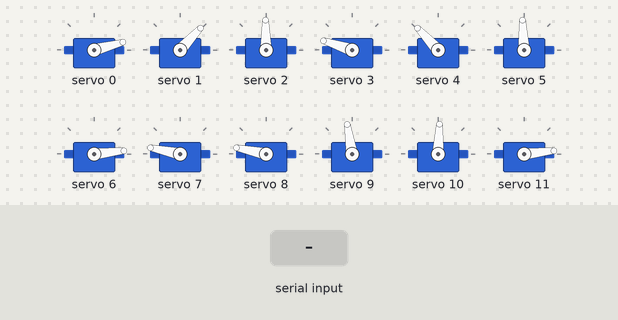
A sketch run on a simulated ESP32. Parts: 12 × servo. Inputs (shaded band) come from the test bench. Nothing arrives over Bluetooth unless stated; what the sketch prints to the serial monitor is not drawn.

Above: at 1.2 s.
1.3 s: "caminar\n" received over Serial
At 4.27 s:
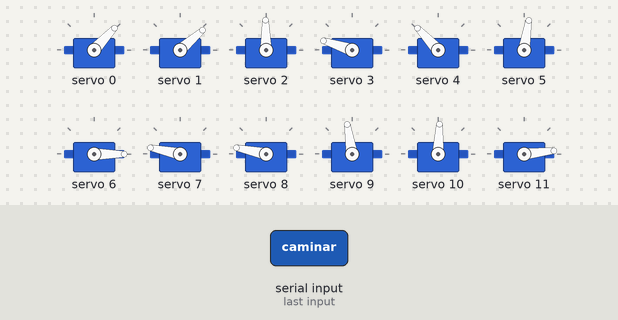
4.3 s: "caminar\n" received over the second serial link
At 4.52 s:
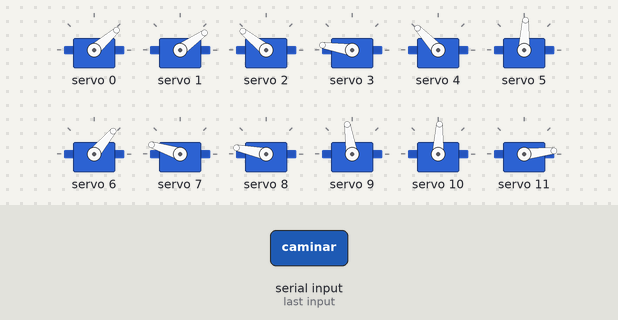
7.3 s: "M90\n" received over Serial
At 7.7 s:
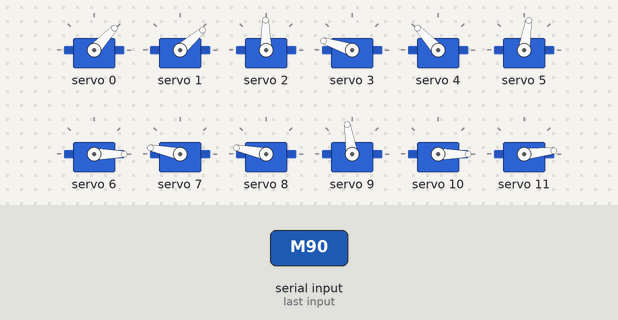
8.8 s: "M;1\n" received over the second serial link
At 9.8 s:
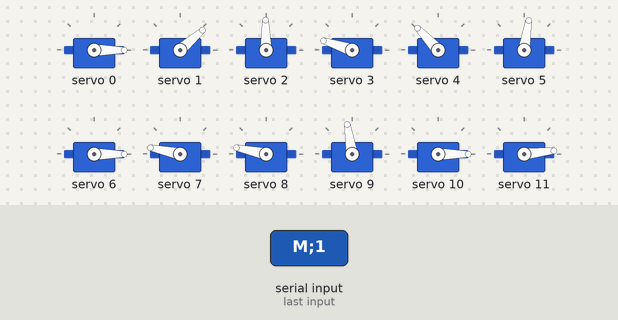
10.3 s: "firmes;150\n" received over the second serial link
At 11.3 s:
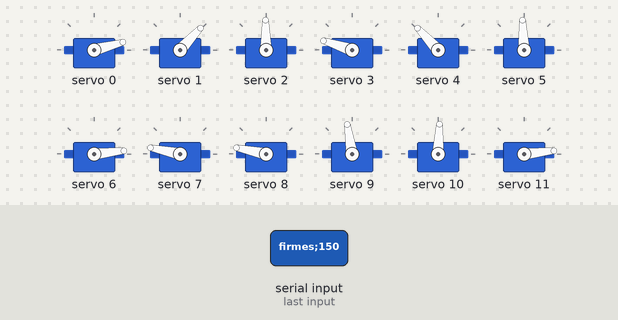
Timing chart, 0 to 12.8 s (numbered marks = the images above; inputs shaded):
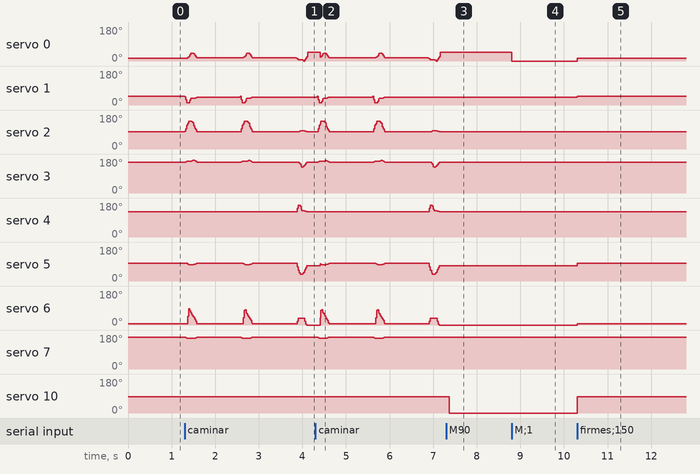

Measured:
- after the input at 7.3 s, servo 10: 87° → 0° after 0.07 s
- after the input at 8.8 s, servo 0: 47° → 0° at once
- after the input at 10.3 s, servo 0: 0° → 15° at once; servo 1: 41° → 47° at once; servo 5: 81° → 93° at once; servo 6: 0° → 6° at once; servo 10: 0° → 87° at once

The sketch:

Control100924.ino
```cpp
//LLamar a las librerias principales
#include <Wire.h>
#include <Adafruit_PWMServoDriver.h>
#include "BluetoothSerial.h"

// Definir modulo PWM
#define PCA9685_ADDR 0x40  // Dirección I2C del PCA9685

//Definir Variables de posiciones Iniciales
int posiciones[14] = {28, 55, 93, 155, 130, 95, 20, 160, 160, 100, 90, 20, 80, 90};

//Definir tiempos
int t01 = 20;
int t02 = 30;
int t03 = 35;     // Tiempo de retraso entre movimientos
int steps = 10;  // Número de pasos para suavizar el movimiento
//Variables para control manual de motores
int N = 100;
int M = 100;
int P = 0;

//valores min y maximos del pulso
Adafruit_PWMServoDriver pwm = Adafruit_PWMServoDriver(PCA9685_ADDR);
uint16_t servoMin = 500;   // Pulso "mínimo" para el servomotor
uint16_t servoMax = 3400;  // Pulso "máximo" para el servomotor

BluetoothSerial SerialBT;
String device_name = "Dorado";

void setup() {
  Serial.begin(115200);
  SerialBT.begin(device_name);  // Nombre del dispositivo Bluetooth
  Serial.printf("El dispositivo con nombre \"%s\" está iniciado.\n¡Ahora puedes emparejarlo con Bluetooth!\n", device_name.c_str());

  while (!Serial) {
    // Espera a que el puerto serie esté listo
  }

  pwm.begin();
  pwm.setPWMFreq(330);  // Configura la frecuencia PWM a 330 Hz para servomotores
  setInitialServoPositions();
}

void loop() {
  // Verificar si hay datos disponibles en el puerto serial
  if (Serial.available() > 0) {
    String command = Serial.readStringUntil('\n');
    processCommand(command);
  }

  // Verificar si hay datos disponibles en el puerto Bluetooth
  if (SerialBT.available() > 0) {
    String command = SerialBT.readStringUntil('\n');
    processCommand(command);
  }
}
//Convertir angulo a ancho de pulso del servo
int angleToPulse(int ang) {
  int pulse = map(ang, 0, 180, servoMin, servoMax);
  return pulse;
}

void setInitialServoPositions() {
    for (int i = 0; i < 14; i++) {
        pwm.setPWM(i, 0, angleToPulse(posiciones[i])); //Utiliza el array posiciones
    }
}

//Funcion de movimiento
void smoothMove(int count, int servos[], int startAngles[], int endAngles[], int time) {
  //Array de Pulsos Iniciales y Finales
  int pulsesStart[count];
  int pulsesEnd[count];
  int pulseSteps[count];

  //Calcula el pulso inicial, final y paso para cada servo
  for (int i = 0; i < count; i++) {
    pulsesStart[i] = angleToPulse(startAngles[i]);
    pulsesEnd[i] = angleToPulse(endAngles[i]);
    pulseSteps[i] = (pulsesEnd[i] - pulsesStart[i]) / steps;
  }

  //Mueve los servos en pasos
  for (int i = 0; i <= steps; i++) {
    for (int j = 0; j < count; j++) {
      int currentPulse = pulsesStart[j] + (pulseSteps[j] * i);
      pwm.setPWM(servos[j], 0, currentPulse);
    }
    delay(time / steps); //Divide el tiempo por los pasos para suavizar
  }
}

void processCommand(String command) {
  command.trim();  // Elimina espacios en blanco al inicio y al final
  //Modificador de Velocidades
  if (command.startsWith("T1:")) {
    int newValue = command.substring(3).toInt(); // Extraer el valor después de "T1="
    if (newValue > 0) {
      t01 = newValue; // Actualizar el valor de t01
    } else {
    }
    return;
  }
 if (command.startsWith("T2:")) {
    int newValue = command.substring(3).toInt(); // Extraer el valor después de "T1="
    if (newValue > 0) {
      t02 = newValue; // Actualizar el valor de t01
    } else {
    }
    return;
  }
   if (command.startsWith("T3:")) {
    int newValue = command.substring(3).toInt(); // Extraer el valor después de "T1="
    if (newValue > 0) {
      t03 = newValue; // Actualizar el valor de t01
    } else {
    }
    return;
  }

// modo manual para mover los servos
  if (command.startsWith("M")) {
    int nV = command.substring(1).toInt(); // Extrae
    int nP = command.substring(3).toInt();
    if (nV >= 0) {
        M = nV; // Actualizar el valor
        P = nP;
    } else {
    }
    pwm.setPWM(M, 0, angleToPulse(P));
return;
}
  // Dividir el comando por ';'
  int startIndex = 0;
  int endIndex = command.indexOf(';');

  while (endIndex >= 0) {
    processSingleCommand(command.substring(startIndex, endIndex));
    startIndex = endIndex + 1;
    endIndex = command.indexOf(';', startIndex);
  }

  // Procesar el último comando si existe
  if (startIndex < command.length()) {
    processSingleCommand(command.substring(startIndex));
  }
}

void processSingleCommand(String command) {

if (command.startsWith("firmes")) {
setInitialServoPositions();
}

if (command.startsWith("caminar")) {
    derecha();
    delay(1000);
    derecha();
    delay(1000);
    izquierda();
    delay(10);
}
if (command.startsWith("izquierdo")) {
    izquierda();
}
if (command.startsWith("derecha")) {
    derecha();
}
if (command.startsWith("girar")) {
    girar();
}
if (command.startsWith("sentar")) {
    sentar();
/*
   delay (5000);
   int servos02[] = { 0, 1, 2, 3, 4, 5, 6, 7,8,9, 10, 11, 12, 13};
   int startAngles02[] = { 25, 30, 180, 165, 160, 5, 1, 179, 135, 70, 90, 45, 110, 90 };
   int endAngles02[] = {V0, V1, V2, V3, V4, V5 ,V6, V7, V8, V9, V10, V11, V12, V13};
   smoothMove(14, servos02, startAngles02, endAngles02, 30);
*/
}

}
//Secuencias de Movimiento
void sentar(){
  delay(1000);
    int servos00[] = { 0, 1, 2, 3, 4, 5, 6, 7, 8, 9, 10, 11, 12, 13 };
    int startAngles00[] = {posiciones[0], posiciones[1], posiciones[2], posiciones[3], posiciones[4], posiciones[5], posiciones[6], posiciones[7], posiciones[8], posiciones[9], posiciones[10], posiciones[11], posiciones[12], posiciones[13]};
    int endAngles00[] = { 25, 30, 180, 165, 160, 5, 1, 179, 135, 70, 90, 45, 110, 90 };
    smoothMove(14, servos00, startAngles00, endAngles00, t01);
}
void izquierda(){
    int servos06[] = { 4, 5, 0, 6};
    int startAngles06[] = {130, 95, 28, 20};
    int endAngles06[] = { 160, 65, 20, 45};
    smoothMove(4, servos06, startAngles06, endAngles06, t01);

    int servos07[] = { 5, 2, 3 };
    int startAngles07[] = {65, 93, 155};
    int endAngles07[] = { 45, 98, 145};
    smoothMove(3, servos07, startAngles07, endAngles07, t01);

    int servos08[] = { 4, 3};
    int startAngles08[] = {155, 145};
    int endAngles08[] = { 135, 130};
    smoothMove(2, servos08, startAngles08, endAngles08, t01);

    int servos09[] = { 5, 3, 0 };
    int startAngles09[] = {45, 130, 20};
    int endAngles09[] = { 55, 140, 15 };
    smoothMove(3, servos09, startAngles09, endAngles09, t03);

    int servos10[] = { 5, 3, 4, 2, 0, 6};
    int startAngles10[] = {55, 140, 135, 98, 15, 45};
    int endAngles10[] = { 85, 155, 130, 93, 35, 0};
    smoothMove(6, servos10, startAngles10, endAngles10,t03);
    delay(20);
    pwm.setPWM(0, 0, angleToPulse(posiciones[1]));
    delay(200);

}

void derecha () {
    int servos01[] = { 1, 2, 3, 7 };
    int startAngles01[] = {55, 93, 155, 160};
    int endAngles01[] = { 25, 123, 160, 155 };
    smoothMove(4, servos01, startAngles01, endAngles01, t01);

    int servos02[] = { 2, 5, 0, 6};
    int startAngles02[] = {123, 95, 28, 20};
    int endAngles02[] = { 143, 90, 35, 90};
    smoothMove(4, servos02, startAngles02, endAngles02, t01);

    int servos03[] = { 1, 0, 6};
    int startAngles03[] = {25, 35, 90};
    int endAngles03[] = { 45, 50, 70};
    smoothMove(3, servos03, startAngles03, endAngles03, t01);

    int servos04[] = { 2, 0, 3, 6};
    int startAngles04[] = {143, 50, 160, 70};
    int endAngles04[] = { 133, 50, 165, 50};
    smoothMove(4, servos04, startAngles04, endAngles04, t02);

    int servos05[] =      {2, 0, 1, 5, 3, 7, 6};
    int startAngles05[] = {123, 50, 45, 90, 165, 155, 50};
    int endAngles05[] =   {93, 28, 50, 95, 155, 160, 20};
    smoothMove(7, servos05, startAngles05, endAngles05, t02);
}

void girar () {
    int servos01[] = { 1, 2, 3, 7 };
    int startAngles01[] = {55, 93, 155, 160};
    int endAngles01[] = { 25, 123, 160, 155 };
    smoothMove(4, servos01, startAngles01, endAngles01, t01);

    int servos02[] = { 2, 5, 0, 6};
    int startAngles02[] = {123, 95, 28, 20};
    int endAngles02[] = { 143, 90, 35, 90};
    smoothMove(4, servos02, startAngles02, endAngles02, t01);

    int servos03[] = { 1, 0, 6};
    int startAngles03[] = {25, 35, 90};
    int endAngles03[] = { 45, 50, 70};
    smoothMove(3, servos03, startAngles03, endAngles03, t01);

    int servos04[] = { 2, 0, 3, 6};
    int startAngles04[] = {143, 50, 160, 70};
    int endAngles04[] = { 133, 50, 165, 50};
    smoothMove(4, servos04, startAngles04, endAngles04, 15);

    int servos05[] =      {2, 0, 1, 5, 3, 7, 6};
    int startAngles05[] = {123, 50, 45, 90, 165, 155, 50};
    int endAngles05[] =   {93, 28, 50, 95, 155, 160, 20};
    smoothMove(7, servos05, startAngles05, endAngles05, 15);
}
```
